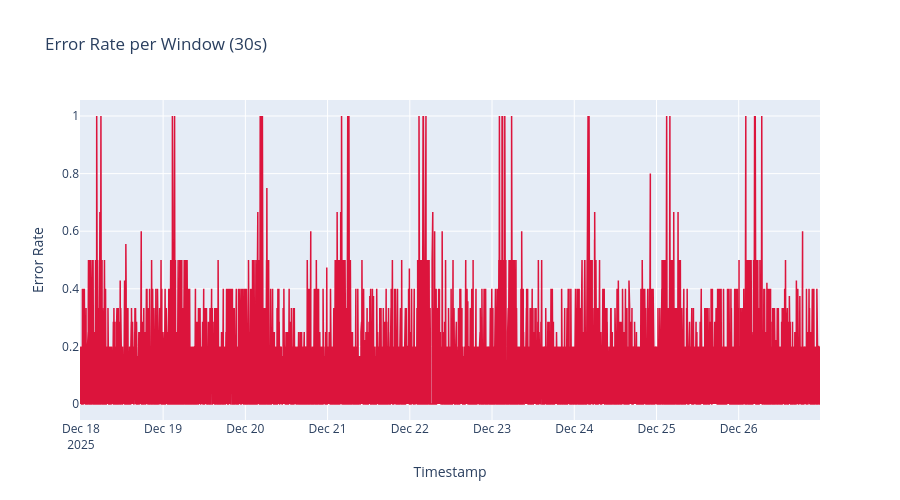

The code cell stored with this chart in its notebook:
### Markdown cell above
### Error Rate Over Time

### Code cell
fig = go.Figure()

fig.add_trace(
    go.Scatter(
        x=global_features['timestamp'],
        y=global_features['error_rate'],
        mode='lines',
        name='Error Rate',
        line=dict(color='crimson', width=1.5)
    )
)

fig.update_layout(
    title=f'Error Rate per Window ({WINDOW_SIZE})',
    xaxis_title='Timestamp',
    yaxis_title='Error Rate',
    height=500,
    hovermode='x unified'
)
fig.show()

### Figure 1 — Plotly figure (JSON) as saved in the notebook; plotly's stock layout.template omitted (floating-point values rounded to 4 significant figures; data arrays with more than 128 entries replaced by an {"elided": "..."} marker saying what was removed)
{"data": [{"line": {"color": "crimson", "width": 1.5}, "mode": "lines", "name": "Error Rate", "type": "scatter", "x": {"elided": "25921 str values"}, "y": {"elided": "25921 float values"}}], "layout": {"height": 500, "hovermode": "x unified", "title": {"text": "Error Rate per Window (30s)"}, "xaxis": {"title": {"text": "Timestamp"}}, "yaxis": {"title": {"text": "Error Rate"}}}}
